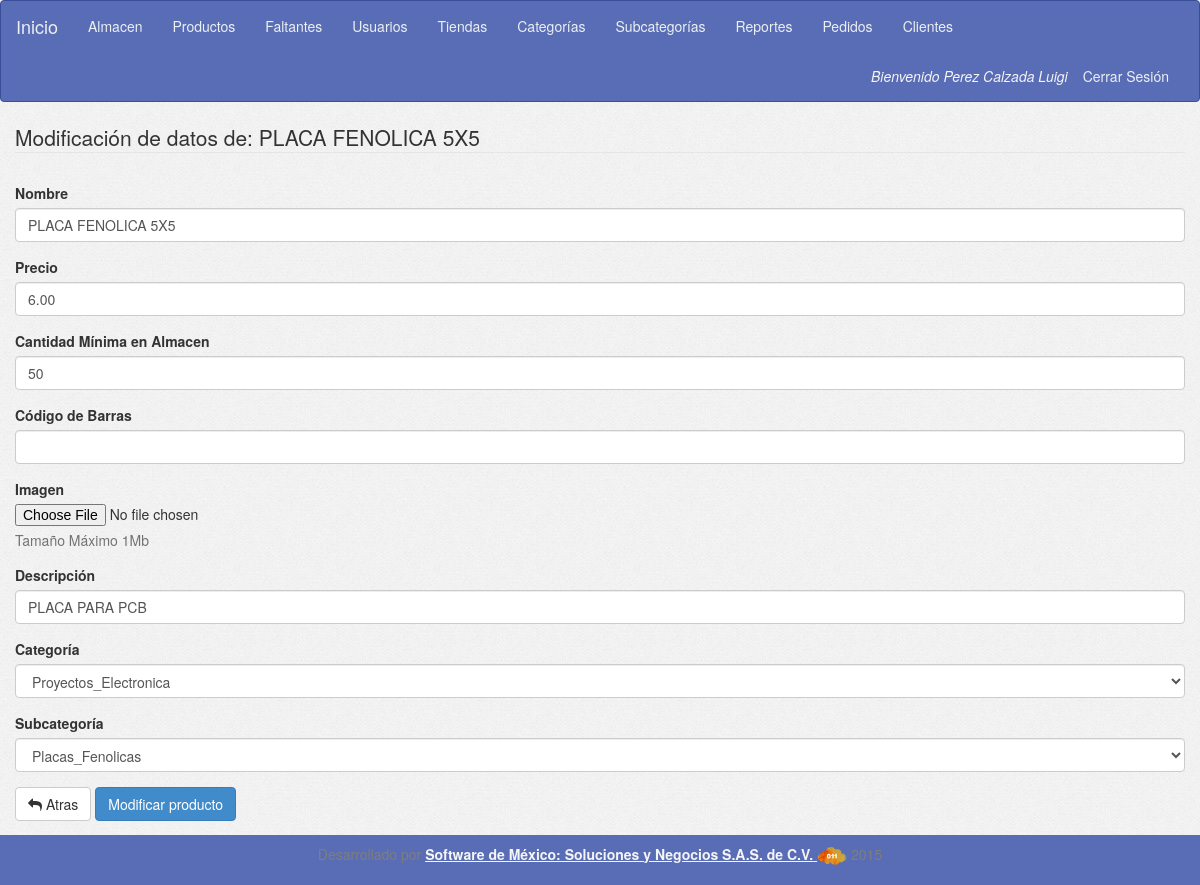
Page /form_update_product.php?id=1 (signed in) on the committed database.
### tables this page shows
CREATE TABLE `productos` (
  `id` int(11) NOT NULL,
  `nombre` varchar(50) NOT NULL,
  `precio` float(8,2) NOT NULL,
  `cant_minima` int(11) NOT NULL,
  `img` varchar(20) NOT NULL,
  `descripcion` varchar(100) NOT NULL,
  `activo` tinyint(1) NOT NULL,
  `codigo_barras` varchar(20) NOT NULL,
  `categoria_id` int(11) NOT NULL,
  `subcategoria_id` int(11) NOT NULL,
  `created` date NOT NULL,
  `updated` date NOT NULL,
  `created_by_user_id` int(11) NOT NULL,
  `updated_by_user_id` int(11) NOT NULL
);

### config/conexion.php (called while the page is built, shortened)
<?php
	$tCategory="categorias";
	$tSubCategory="subcategorias";
        $tProduct="productos";
?>

### form_update_product.php (the view, shortened to what this page needs)
<?php
include('config/conexion.php');
include('header.php');
include ('menu.php');
if (!isset($_SESSION['sessA']))
  echo '<div class="row"><div class="col-sm-12 text-center"><h2>No ha iniciado sesión de Administrador</h2></div></div>';
else if ($_SESSION['perfil'] != "1")
  echo '<div class="row><div class="col-sm-12 text-center"><h2>No tienes permiso para entrar a esta sección</h2></div></div>';
else {
  $productId = $_GET['id'];
  $sqlGetProduct = "SELECT * FROM $tProduct WHERE id='$productId' ";
  $resGetProduct = $con->query($sqlGetProduct);
  $rowGetProduct = $resGetProduct->fetch_assoc();
  $sqlGetCategories = "SELECT id, nombre FROM $tCategory ";
  $resGetCategories = $con->query($sqlGetCategories);
  $optCategories = '<option></option>';
  while ($rowGetCategories = $resGetCategories->fetch_assoc()) {
    if ($rowGetCategories['id'] == $rowGetProduct['categoria_id'])
      $optCategories .= '<option value="' . $rowGetCategories['id'] . '" selected>' . $rowGetCategories['nombre'] . '</option>';
    else
      $optCategories .= '<option value="' . $rowGetCategories['id'] . '">' . $rowGetCategories['nombre'] . '</option>';
  }
    $idCategory=$rowGetProduct['categoria_id'];
    $sqlGetSubCategory = "SELECT id, nombre FROM $tSubCategory WHERE categoria_id='$idCategory' ";
    $resGetSubCategory = $con->query($sqlGetSubCategory);
    $optSubCategories = '';
    while ($rowGetSubCategory = $resGetSubCategory->fetch_assoc()) {
         if ($rowGetSubCategory['id'] == $rowGetProduct['subcategoria_id'])
            $optSubCategories .= '<option value="'.$rowGetSubCategory['id'].'" selected>'.$rowGetSubCategory['nombre'].'</option>';
         else
             $optSubCategories .= '<option value="'.$rowGetSubCategory['id'].'" >'.$rowGetSubCategory['nombre'].'</option>';
    }
  ?>
  <div class="container">
    <div class="row">
      <form role="form" id="formUpdProduct" name="formUpdProduct" method="POST" >
        <legend>Modificación de datos de: <?= $rowGetProduct['nombre']; ?></legend>
        <div class="error"></div>
        <div class="form-group">
          <label>Nombre</label>
          <input type="text" id="inputNombre" name="inputNombre" class="form-control" value="<?= $rowGetProduct['nombre']; ?>">
        </div>
        <div class="form-group">
          <label>Precio</label>
          <input type="number" step="any" id="inputPrecio" name="inputPrecio" class="form-control" value="<?= $rowGetProduct['precio']; ?>">
        </div>
		<div class="form-group">
          <label>Cantidad Mínima en Almacen</label>
          <input type="number" step="any" id="inputCantMin" name="inputCantMin" class="form-control" value="<?= $rowGetProduct['cant_minima']; ?>">
        </div>
        <div class="form-group">
          <label>Código de Barras</label>
          <input type="number" id="inputCB" name="inputCB" class="form-control" value="<?= $rowGetProduct['codigo_barras']; ?>">
        </div>
        <div class="form-group">
          <label for="exampleInputFile">Imagen</label>
          <input type="file" id="inputImg" name="inputImg" >
          <p class="help-block">Tamaño Máximo 1Mb</p>
        </div>
        <div class="form-group">
          <label>Descripción</label>
          <input type="text" id="inputDesc" name="inputDesc" class="form-control" value="<?= $rowGetProduct['descripcion']; ?>">
        </div>
        <div class="form-group">
          <label>Categoría</label>
          <select id="inputCategoria" name="inputCategoria" class="form-control" >
            <?= $optCategories; ?>
          </select>
        </div>
        <div class="form-group">
          <label>Subcategoría</label>
          <select id="inputSubCategoria" name="inputSubCategoria" class="form-control" >
            <?= $optSubCategories; ?>
          </select>
        </div>
        <a href="form_select_product.php" class="btn btn-default"><i class="fa fa-mail-reply"></i> Atras</a>
        <button type="submit" class="btn btn-primary" >Modificar producto</button>
      </form>
    </div>
  </div>
  <?php
}
include ('footer.php');
?>

### assets/css/application.css (style rules this page uses)
body { min-height: 100%; background-image: url("../img/bg.jpg"); }
.error { font-size: 1.5rem; padding: .5rem; padding-left: 2rem; color: #4cae4c; }
.container { min-height: 83%; }

### assets/css/loader.css (style rules this page uses)
p { line-height: 1.33em; color: #7E7E7E; }

### rows in the picture
productos: nombre "PLACA FENOLICA 5X5", inputNombre "PLACA FENOLICA 5X5", inputPrecio "6.00", inputCantMin "50", inputDesc "PLACA PARA PCB"

### other values in the picture
$_SESSION['userName'] "Perez Calzada Luigi"
form field inputCategoria "Proyectos_Electronica"
form field inputSubCategoria "Placas_Fenolicas"
